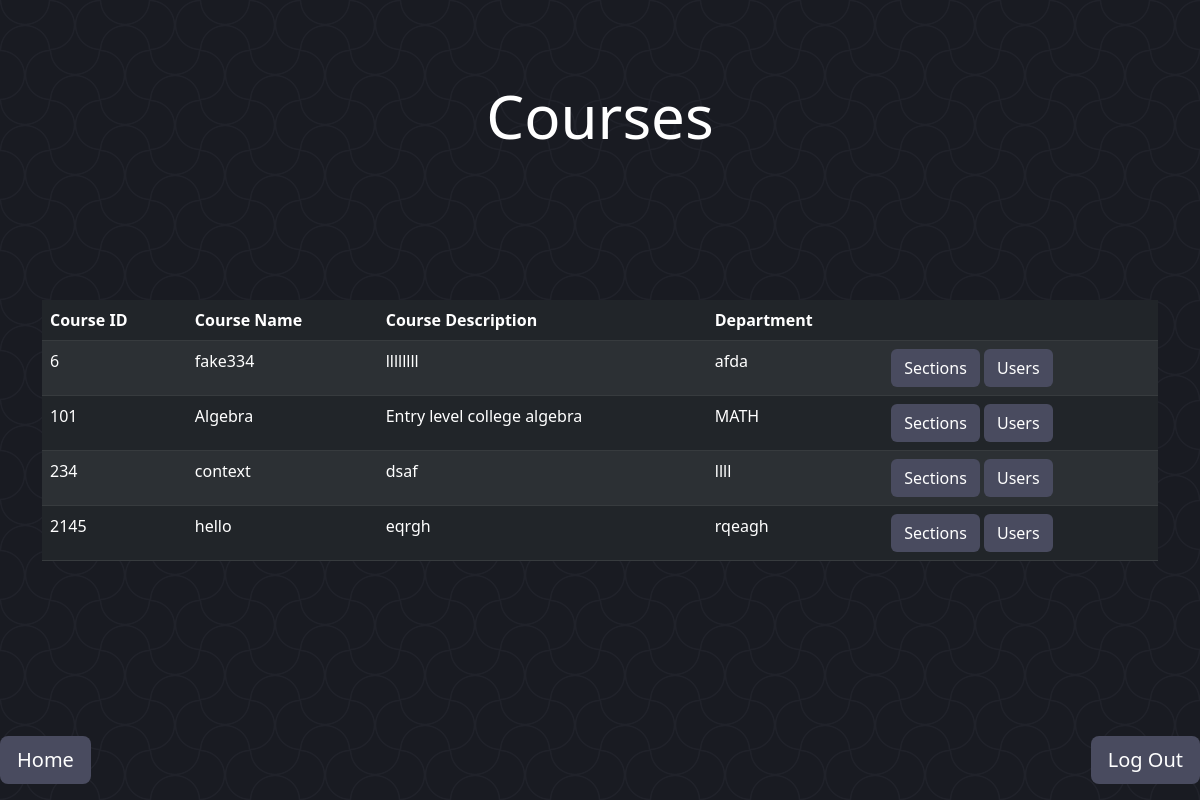
Page /courses/ (signed in) on the earlier database version.
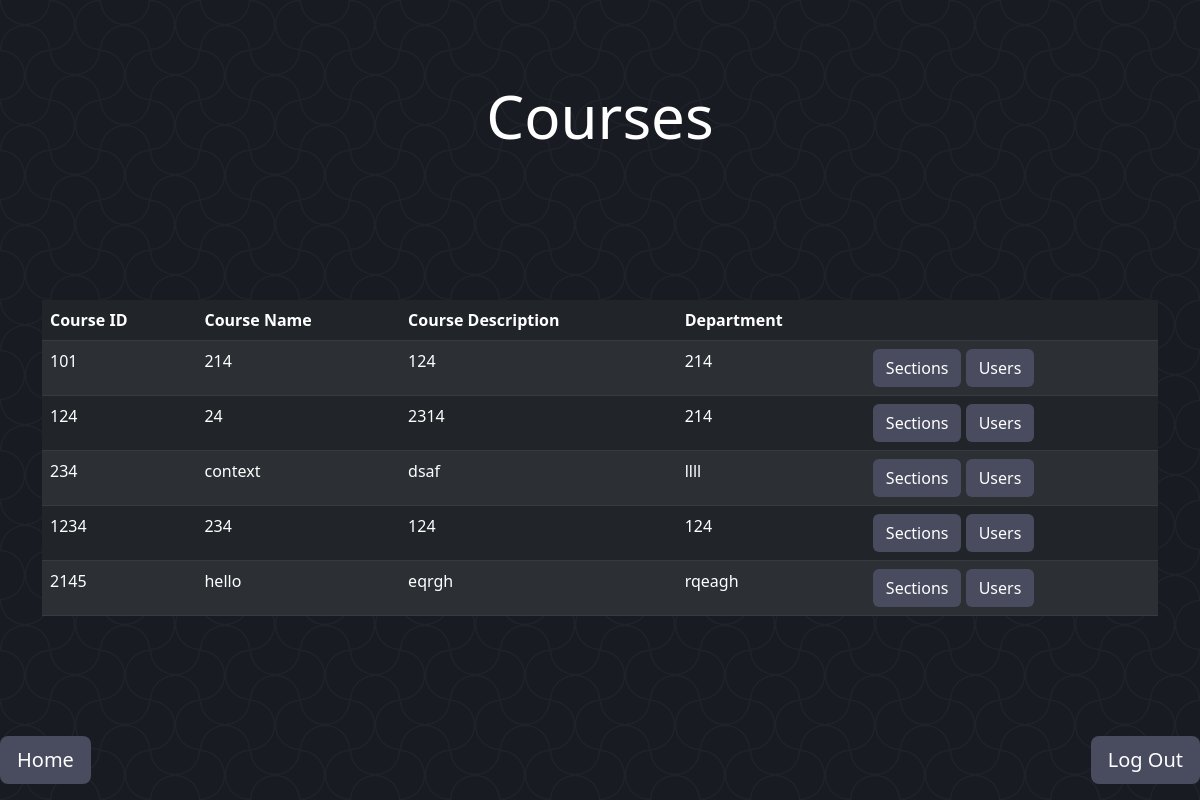
Same page on the later database version.
### Management/models.py (models this page shows, shortened)
class Course(models.Model):
    courseID = models.IntegerField(primary_key=True)
    courseName = models.CharField(max_length=40)
    courseDescription = models.CharField(max_length=140)
    courseDepartment = models.CharField(max_length=16)

### Management/views.py (the view)
# urls.py: path('courses/', courses.as_view(), name='courses'),
class courses(View):
    def get(self, request):
        if 'messageC' not in request.session:
            request.session['messageC']=""
        msg = request.session['messageC']
        request.session['messageC'] = ""
        userRole = request.session['roleSession']
        course = Course.objects.all()
        context = {'courses': course, 'roleTemplate': userRole, "message": msg}
        return render(request, "main/Course/courses.html", context)

### templates/main/Course/courses.html (shortened to what this page needs)
{% extends 'basePages.html' %}
{% block header %}
    Courses
{% endblock header %}
{% block content %}
    <div class="container">
        <table class="table table-dark table-striped" style="color: white">
            <thead>
                <th scope="col">Course ID</th>
                <th scope="col">Course Name</th>
                <th scope="col">Course Description</th>
                <th scope="col">Department</th>
                <th scope="col"></th>
            </thead>
            <tbody>
                {% for course in courses %}
                    <tr>
                        <td>{{ course.courseID }}</td>
                        <td>{{ course.courseName }}</td>
                        <td>{{ course.courseDescription }}</td>
                        <td>{{ course.courseDepartment }}</td>
                        <td>
                            <a class="btn" href="{% url 'sections' course.courseID %}" role="button" style="color: white; background-color: #494b5f">Sections</a>
                            <a class="btn" href="{% url 'usersInCourse' course.courseID %}" role="button" style="color: white; background-color: #494b5f">Users</a>
                        </td>
                    </tr>
                {% endfor %}
            </tbody>
        </table>
    </div>
{% endblock content %}

Differences in the rows shown:
removed Course: courseID "6", courseName "fake334", courseDescription "llllllll", courseDepartment "afda"
changed Course id 101: courseName "Algebra" → "214"; courseDescription "Entry level college algebra" → "124"; courseDepartment "MATH" → "214"
added Course: courseID "124", courseName "24", courseDescription "2314", courseDepartment "214"
added Course: courseID "1234", courseName "234", courseDescription "124", courseDepartment "124"
